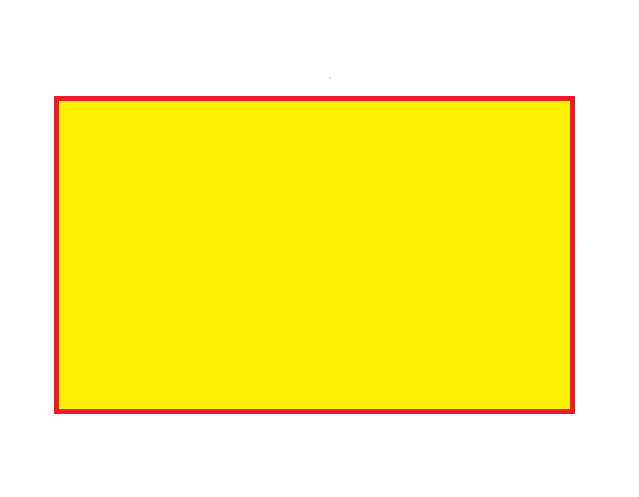
#> input picture c_03/rectangle.png, 639 x 497 px
$ python '06 Contours.py'
#> lines starting #> are read from the running program, lines starting #| are printed output that depends on the picture; after the words box and inside, x2 and y2 are one past the last pixel; in counts of white or black regions, pixels touching at a corner belong together
#%%
import cv2 as cv

def imshow(title, image):
    cv.imshow(title,image)
    k = cv.waitKey(0)#0 infinity waiting time
    if k == ord("s"):
        cv.imwrite(f"00_{title}_saved.jpg", image)
    cv.destroyAllWindows()
    return

#%%
im = cv.imread('rectangle.png')
#> im is the input picture: shape (497, 639, 3); mean B, G, R 122.9, 242.6, 254.5
assert im is not None, "file could not be read, check with os.path.exists()"
imgray = cv.cvtColor(im, cv.COLOR_BGR2GRAY)
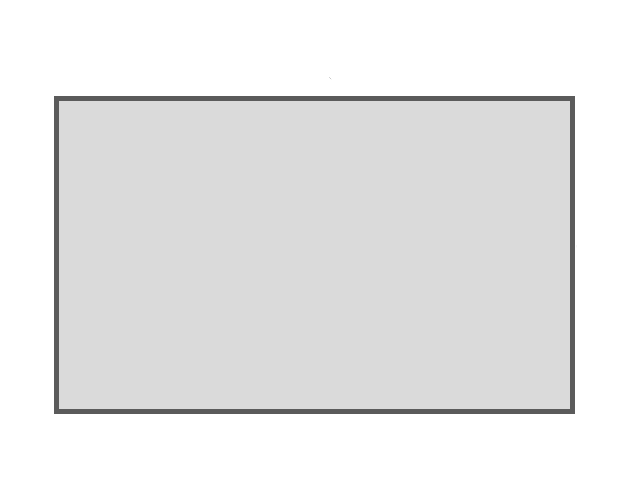
#> imgray: shape (497, 639); min 91, max 255, mean 232.4
imshow('imgray',imgray)
#> (key Esc is pressed here)

#%%
_, thresh = cv.threshold(imgray, 127, 255, cv.THRESH_BINARY)#cv.THRESH_BINARY_INV
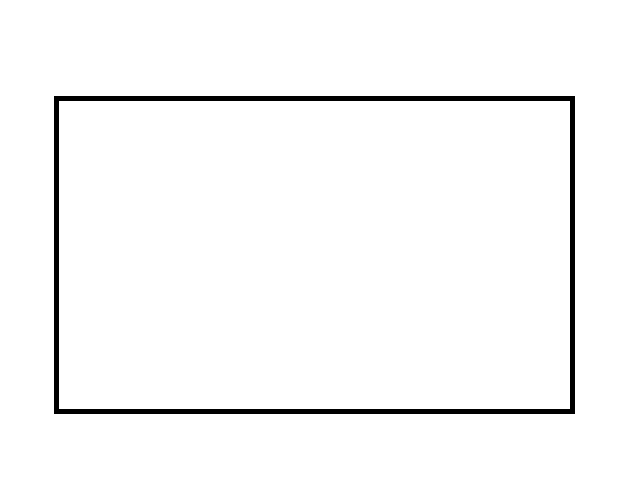
#> thresh: shape (497, 639); 97.4% white; 1 black region
# The first argument is the source image, which should be a grayscale image.
# The second argument is the threshold value which is used to classify the pixel values.
# The third argument is the maximum value which is assigned to pixel values exceeding the threshold.
imshow('thresh',thresh)
#> (key Enter is pressed here)

#%%
contours, hierarchy = cv.findContours(thresh, cv.RETR_TREE, cv.CHAIN_APPROX_SIMPLE)
#> contours = 3 contours; box (x1, y1, x2, y2) and area: (0, 0, 639, 497) 316448, (53, 95, 576, 415) 166516, (59, 101, 570, 409) 156570
# https://docs.opencv.org/4.x/d3/dc0/group__imgproc__shape.html#gadf1ad6a0b82947fa1fe3c3d497f260e0
# finding contours is like finding white object from black background
# first one is source image, second is contour retrieval mode, third is contour approximation method
print(hierarchy)
#| [[[-1 -1  1 -1]
#|   [-1 -1  2  0]
#|   [-1 -1 -1  1]]]
# hierarchy[0][i]: Next contour at the same hierarchical level.
# hierarchy[1][i]: Previous contour at the same hierarchical level.
# hierarchy[2][i]: Child contour.
# hierarchy[3][i]: Parent contour.

#%%
#To draw an individual contour:
cv.drawContours(im, contours, 0, (0,255,0), 2)
# 3rd parameter - contourIdx - the index of the contour to draw (negative-all contours).
imshow('im',im)

#To draw an individual contour:
cv.drawContours(im, contours, 1, (255,0,0), 2)
imshow('im',im)
#To draw an individual contour:
cv.drawContours(im, contours, 2, (255,255,0), 2)
imshow('im',im)
#To draw all the contours in an image (negative number):
cv.drawContours(im, contours, -1, (0,0,0), 3)
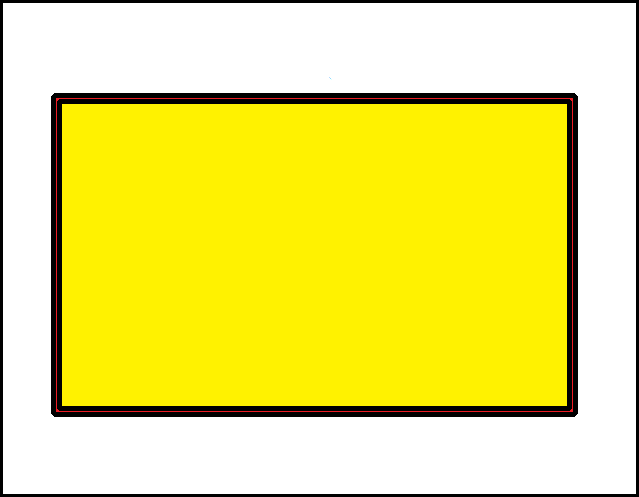
#> im: shape (497, 639, 3); mean B, G, R 112.7, 228.8, 236.2
imshow('im',im)
